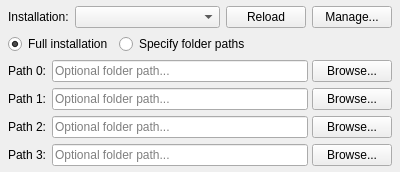
<?xml version="1.0" encoding="UTF-8"?>
<ui version="4.0">
 <class>Form</class>
 <widget class="QWidget" name="Form">
  <property name="geometry">
   <rect>
    <x>0</x>
    <y>0</y>
    <width>400</width>
    <height>120</height>
   </rect>
  </property>
  <property name="windowTitle">
   <string>Form</string>
  </property>
  <layout class="QVBoxLayout" name="rootLayout">
   <property name="leftMargin">
    <number>8</number>
   </property>
   <property name="topMargin">
    <number>6</number>
   </property>
   <property name="rightMargin">
    <number>8</number>
   </property>
   <property name="bottomMargin">
    <number>6</number>
   </property>
   <property name="spacing">
    <number>6</number>
   </property>
   <item>
    <layout class="QHBoxLayout" name="topRow">
     <item>
      <widget class="QLabel" name="installationLabel">
       <property name="text">
        <string>Installation:</string>
       </property>
      </widget>
     </item>
     <item>
      <widget class="QComboBox" name="installationCombo">
       <property name="sizePolicy">
        <sizepolicy hsizetype="Expanding" vsizetype="Fixed">
         <horstretch>1</horstretch>
         <verstretch>0</verstretch>
        </sizepolicy>
       </property>
      </widget>
     </item>
     <item>
      <widget class="QPushButton" name="reloadBtn">
       <property name="text">
        <string>Reload</string>
       </property>
      </widget>
     </item>
     <item>
      <widget class="QPushButton" name="manageBtn">
       <property name="text">
        <string>Manage...</string>
       </property>
      </widget>
     </item>
    </layout>
   </item>
   <item>
    <layout class="QHBoxLayout" name="modeRow">
     <item>
      <widget class="QRadioButton" name="modeFullRadio">
       <property name="text">
        <string>Full installation</string>
       </property>
       <property name="checked">
        <bool>true</bool>
       </property>
      </widget>
     </item>
     <item>
      <widget class="QRadioButton" name="modeFolderRadio">
       <property name="text">
        <string>Specify folder paths</string>
       </property>
      </widget>
     </item>
     <item>
      <spacer name="modeRowSpacer">
       <property name="orientation">
        <enum>Qt::Horizontal</enum>
       </property>
       <property name="sizeHint" stdset="0">
        <size>
         <width>40</width>
         <height>20</height>
        </size>
       </property>
      </spacer>
     </item>
    </layout>
   </item>
   <item>
    <widget class="QWidget" name="pathsWidget" native="true">
     <property name="sizePolicy">
      <sizepolicy hsizetype="Preferred" vsizetype="Preferred">
       <horstretch>0</horstretch>
       <verstretch>0</verstretch>
      </sizepolicy>
     </property>
     <layout class="QFormLayout" name="pathsLayout">
      <property name="leftMargin">
       <number>0</number>
      </property>
      <property name="topMargin">
       <number>0</number>
      </property>
      <property name="rightMargin">
       <number>0</number>
      </property>
      <property name="bottomMargin">
       <number>0</number>
      </property>
      <property name="fieldGrowthPolicy">
       <enum>QFormLayout::ExpandingFieldsGrow</enum>
      </property>
      <item row="0" column="0">
       <widget class="QLabel" name="pathLabel0">
        <property name="text">
         <string>Path 0:</string>
        </property>
       </widget>
      </item>
      <item row="0" column="1">
       <layout class="QHBoxLayout" name="pathRow0Layout">
        <property name="spacing">
         <number>4</number>
        </property>
        <item>
         <widget class="QLineEdit" name="pathEdit0">
          <property name="placeholderText">
           <string>Optional folder path...</string>
          </property>
         </widget>
        </item>
        <item>
         <widget class="QPushButton" name="pathBrowse0">
          <property name="text">
           <string>Browse...</string>
          </property>
         </widget>
        </item>
       </layout>
      </item>
      <item row="1" column="0">
       <widget class="QLabel" name="pathLabel1">
        <property name="text">
         <string>Path 1:</string>
        </property>
       </widget>
      </item>
      <item row="1" column="1">
       <layout class="QHBoxLayout" name="pathRow1Layout">
        <property name="spacing">
         <number>4</number>
        </property>
        <item>
         <widget class="QLineEdit" name="pathEdit1">
          <property name="placeholderText">
           <string>Optional folder path...</string>
          </property>
         </widget>
        </item>
        <item>
         <widget class="QPushButton" name="pathBrowse1">
          <property name="text">
           <string>Browse...</string>
          </property>
         </widget>
        </item>
       </layout>
      </item>
      <item row="2" column="0">
       <widget class="QLabel" name="pathLabel2">
        <property name="text">
         <string>Path 2:</string>
        </property>
       </widget>
      </item>
      <item row="2" column="1">
       <layout class="QHBoxLayout" name="pathRow2Layout">
        <property name="spacing">
         <number>4</number>
        </property>
        <item>
         <widget class="QLineEdit" name="pathEdit2">
          <property name="placeholderText">
           <string>Optional folder path...</string>
          </property>
         </widget>
        </item>
        <item>
         <widget class="QPushButton" name="pathBrowse2">
          <property name="text">
           <string>Browse...</string>
          </property>
         </widget>
        </item>
       </layout>
      </item>
      <item row="3" column="0">
       <widget class="QLabel" name="pathLabel3">
        <property name="text">
         <string>Path 3:</string>
        </property>
       </widget>
      </item>
      <item row="3" column="1">
       <layout class="QHBoxLayout" name="pathRow3Layout">
        <property name="spacing">
         <number>4</number>
        </property>
        <item>
         <widget class="QLineEdit" name="pathEdit3">
          <property name="placeholderText">
           <string>Optional folder path...</string>
          </property>
         </widget>
        </item>
        <item>
         <widget class="QPushButton" name="pathBrowse3">
          <property name="text">
           <string>Browse...</string>
          </property>
         </widget>
        </item>
       </layout>
      </item>
     </layout>
    </widget>
   </item>
  </layout>
 </widget>
 <resources/>
 <connections/>
</ui>
